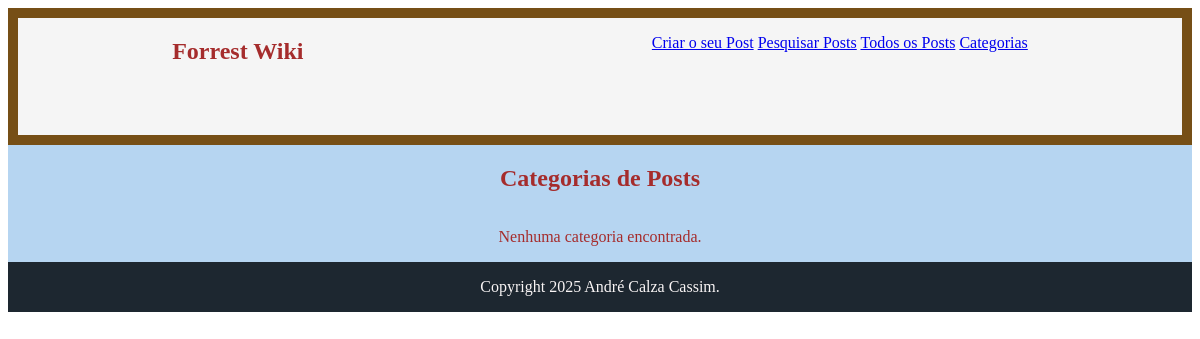
/posts/categorias/, run on an earlier commit of the app's database.
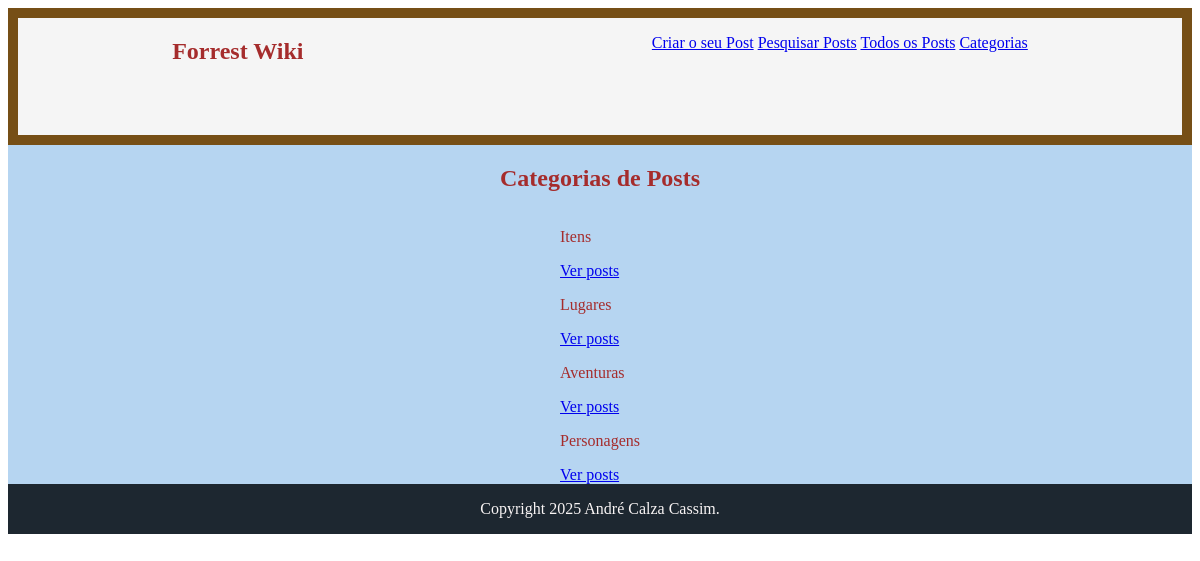
And on a later commit of the database.
### posts/models.py (models this page shows)
class Categoria(models.Model):
    nome = models.CharField(max_length=255, unique=True)
    def __str__(self):
        return self.nome

### posts/views.py (the view)
# urls.py: path('categorias/', views.list_categorias, name='categorias'),
def list_categorias(request):
    categorias = Categoria.objects.all()
    return render(request, 'posts/categorias.html', {'categorias': categorias})

### posts/templates/posts/categorias.html
{% extends 'base.html' %}
{% block content %}
<h2>Categorias de Posts</h2>
{% if categorias %}
<section class="lista-de-cards">
    {% for categoria in categorias %}
    <article class="card">
        <p>{{ categoria }}</p>
        <a href="{% url 'posts:posts_by_category' categoria.id %}">
            Ver posts
        </a>
    </article>
    {% endfor %}
</section>
{% else %}
<p>Nenhuma categoria encontrada.</p>
{% endif %}
{% endblock content %}

### staticpages/templates/base.html (shortened to what this page needs)
{% load static %}
<!DOCTYPE html>
<html lang="en">
<head>
    <link rel="stylesheet" type="text/css" href="{% static 'style.css' %}">
</head>
<body>
    <header>
    <section><h1>Forrest Wiki</h1></section>
    <nav>
    <ul>
        <il><a href="{% url 'posts:create'%}">Criar o seu Post</a></il>
        <il><a href="{% url 'posts:search' %}">Pesquisar Posts</a></il>
        <il><a href="/posts/">Todos os Posts</a></il>
               <il><a href="/posts/categorias">Categorias</a></il>
    </ul>
    </nav>
    </header>
    <main id="conteiner-principal">
        {% block content %}
        {% endblock content %}
    </main>
    <footer>
        <p>Copyright 2025 André Calza Cassim.</p>
    </footer>
</body>
</html>

### static/style.css (style rules this page uses)
header { display: grid; row-gap: 50px; background-color: #f5f5f5; border: 10px solid rgb(118, 79, 22); color: rgb(165, 44, 44); grid-template-areas: "bx3 bx2" "bx1 bx2"; justify-items: center; }
main { display: flex; flex-direction: column; background-color: #b6d5f1; align-items: center; color: rgb(165, 44, 44); }
footer { display: flex; justify-content: center; background-color: #1d2730; align-items: flex-end; color: rgb(248, 244, 244); }
body { display: flex; flex-direction: column; }

What changed in the data, as far as the page shows it:
added Categoria: nome "Itens"
added Categoria: nome "Lugares"
added Categoria: nome "Aventuras"
added Categoria: nome "Personagens"
Also different on the page:
text no longer shown: "Nenhuma categoria encontrada."
